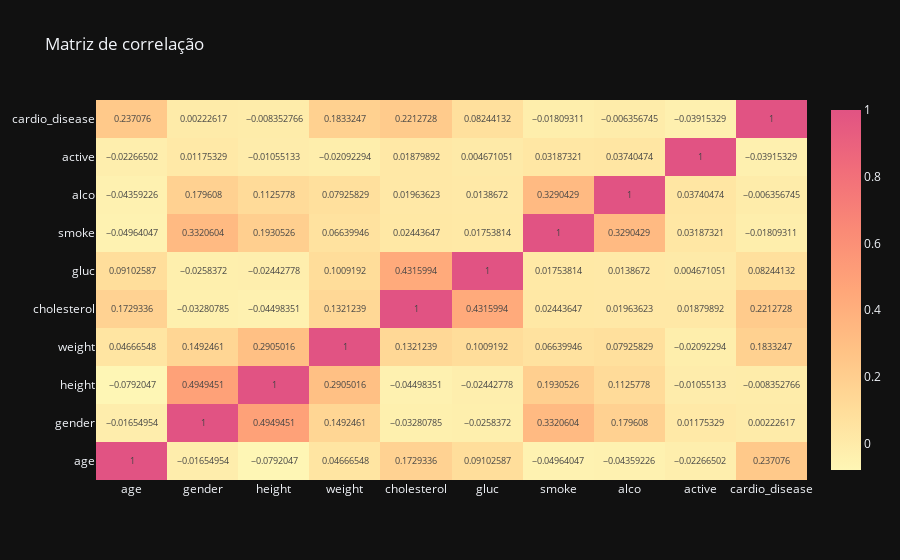

This figure's notebook cell:
### Markdown cell above
# 3) Nessa etapa você deve trazer a matriz de correlação e apontar insights acerca das variáveis com um relacionamento mais forte entre si.

### Code cell
corr = df.corr()

fig = go.Figure()

fig.add_traces(go.Heatmap(z=corr,
                          x= corr.index,
                          y= corr.columns,
                          colorscale='pinkyl',
                          texttemplate='%{z}'))

fig.update_layout(title_text = 'Matriz de correlação')

fig.show()

### Figure 1 — Plotly figure (JSON) as saved in the notebook; plotly's stock layout.template omitted (floating-point values rounded to 4 significant figures)
{"data": [{"colorscale": [[0.0, "rgb(254, 246, 181)"], [0.1667, "rgb(255, 221, 154)"], [0.3333, "rgb(255, 194, 133)"], [0.5, "rgb(255, 166, 121)"], [0.6667, "rgb(250, 138, 118)"], [0.8333, "rgb(241, 109, 122)"], [1.0, "rgb(225, 83, 131)"]], "texttemplate": "%{z}", "x": ["age", "gender", "height", "weight", "cholesterol", "gluc", "smoke", "alco", "active", "cardio_disease"], "y": ["age", "gender", "height", "weight", "cholesterol", "gluc", "smoke", "alco", "active", "cardio_disease"], "z": [[1.0, -0.01655, -0.0792, 0.04667, 0.1729, 0.09103, -0.04964, -0.04359, -0.02267, 0.2371], [-0.01655, 1.0, 0.4949, 0.1492, -0.03281, -0.02584, 0.3321, 0.1796, 0.01175, 0.002226], [-0.0792, 0.4949, 1.0, 0.2905, -0.04498, -0.02443, 0.1931, 0.1126, -0.01055, -0.008353], [0.04667, 0.1492, 0.2905, 1.0, 0.1321, 0.1009, 0.0664, 0.07926, -0.02092, 0.1833], [0.1729, -0.03281, -0.04498, 0.1321, 1.0, 0.4316, 0.02444, 0.01964, 0.0188, 0.2213], [0.09103, -0.02584, -0.02443, 0.1009, 0.4316, 1.0, 0.01754, 0.01387, 0.004671, 0.08244], [-0.04964, 0.3321, 0.1931, 0.0664, 0.02444, 0.01754, 1.0, 0.329, 0.03187, -0.01809], [-0.04359, 0.1796, 0.1126, 0.07926, 0.01964, 0.01387, 0.329, 1.0, 0.0374, -0.006357], [-0.02267, 0.01175, -0.01055, -0.02092, 0.0188, 0.004671, 0.03187, 0.0374, 1.0, -0.03915], [0.2371, 0.002226, -0.008353, 0.1833, 0.2213, 0.08244, -0.01809, -0.006357, -0.03915, 1.0]], "type": "heatmap"}], "layout": {"title": {"text": "Matriz de correlação"}}}
